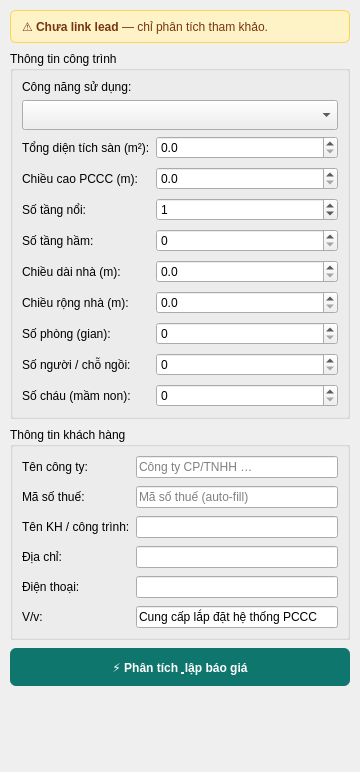
      <widget class="QWidget" name="panel_left">
       <property name="minimumSize">
        <size>
         <width>360</width>
         <height>0</height>
        </size>
       </property>
       <property name="maximumSize">
        <size>
         <width>420</width>
         <height>16777215</height>
        </size>
       </property>
       <layout class="QVBoxLayout" name="leftLayout">
        <property name="spacing">
         <number>8</number>
        </property>
        <property name="leftMargin">
         <number>10</number>
        </property>
        <property name="topMargin">
         <number>10</number>
        </property>
        <property name="rightMargin">
         <number>10</number>
        </property>
        <property name="bottomMargin">
         <number>10</number>
        </property>
        <item>
         <widget class="QLabel" name="lbl_lead_info">
          <property name="styleSheet">
           <string notr="true">background:#fef3c7; color:#78350f; border:1px solid #fcd34d; border-radius:6px; padding:8px; font-size:12px;</string>
          </property>
          <property name="text">
           <string>⚠ &lt;b&gt;Chưa link lead&lt;/b&gt; — chỉ phân tích tham khảo.</string>
          </property>
          <property name="wordWrap">
           <bool>true</bool>
          </property>
         </widget>
        </item>
        <item>
         <widget class="QGroupBox" name="gb_ct">
          <property name="title">
           <string>Thông tin công trình</string>
          </property>
          <layout class="QVBoxLayout" name="vl_ct">
           <item>
            <widget class="QLabel" name="lab_cn">
             <property name="text">
              <string>Công năng sử dụng:</string>
             </property>
            </widget>
           </item>
           <item>
            <widget class="QComboBox" name="cbo_cong_nang">
             <property name="minimumSize">
              <size>
               <width>0</width>
               <height>30</height>
              </size>
             </property>
             <property name="sizeAdjustPolicy">
              <enum>QComboBox::AdjustToContentsOnFirstShow</enum>
             </property>
            </widget>
           </item>
           <item>
            <layout class="QFormLayout" name="form_ct">
             <property name="verticalSpacing">
              <number>8</number>
             </property>
             <item row="0" column="0">
              <widget class="QLabel" name="lab_dt">
               <property name="text">
                <string>Tổng diện tích sàn (m²):</string>
               </property>
              </widget>
             </item>
             <item row="0" column="1">
              <widget class="QDoubleSpinBox" name="spin_dt">
               <property name="decimals">
                <number>1</number>
               </property>
               <property name="maximum">
                <double>9999999.000000000000000</double>
               </property>
              </widget>
             </item>
             <item row="1" column="0">
              <widget class="QLabel" name="lab_cao">
               <property name="text">
                <string>Chiều cao PCCC (m):</string>
               </property>
              </widget>
             </item>
             <item row="1" column="1">
              <widget class="QDoubleSpinBox" name="spin_cao">
               <property name="decimals">
                <number>1</number>
               </property>
               <property name="maximum">
                <double>9999.000000000000000</double>
               </property>
              </widget>
             </item>
             <item row="2" column="0">
              <widget class="QLabel" name="lab_tang">
               <property name="text">
                <string>Số tầng nổi:</string>
               </property>
              </widget>
             </item>
             <item row="2" column="1">
              <widget class="QSpinBox" name="spin_tang">
               <property name="maximum">
                <number>999</number>
               </property>
               <property name="value">
                <number>1</number>
               </property>
              </widget>
             </item>
             <item row="3" column="0">
              <widget class="QLabel" name="lab_ham">
               <property name="text">
                <string>Số tầng hầm:</string>
               </property>
              </widget>
             </item>
             <item row="3" column="1">
              <widget class="QSpinBox" name="spin_ham">
               <property name="maximum">
                <number>99</number>
               </property>
              </widget>
             </item>
             <item row="4" column="0">
              <widget class="QLabel" name="lab_dai">
               <property name="text">
                <string>Chiều dài nhà (m):</string>
               </property>
              </widget>
             </item>
             <item row="4" column="1">
              <widget class="QDoubleSpinBox" name="spin_dai">
               <property name="decimals">
                <number>1</number>
               </property>
               <property name="maximum">
                <double>9999.000000000000000</double>
               </property>
              </widget>
             </item>
             <item row="5" column="0">
              <widget class="QLabel" name="lab_rong">
               <property name="text">
                <string>Chiều rộng nhà (m):</string>
               </property>
              </widget>
             </item>
             <item row="5" column="1">
              <widget class="QDoubleSpinBox" name="spin_rong">
               <property name="decimals">
                <number>1</number>
               </property>
               <property name="maximum">
                <double>9999.000000000000000</double>
               </property>
              </widget>
             </item>
             <item row="6" column="0">
              <widget class="QLabel" name="lab_phong">
               <property name="text">
                <string>Số phòng (gian):</string>
               </property>
              </widget>
             </item>
             <item row="6" column="1">
              <widget class="QSpinBox" name="spin_so_phong">
               <property name="maximum">
                <number>9999</number>
               </property>
              </widget>
             </item>
             <item row="7" column="0">
              <widget class="QLabel" name="lbl_nguoi">
               <property name="text">
                <string>Số người / chỗ ngồi:</string>
               </property>
              </widget>
             </item>
             <item row="7" column="1">
              <widget class="QSpinBox" name="spin_nguoi">
               <property name="maximum">
                <number>999999</number>
               </property>
              </widget>
             </item>
             <item row="8" column="0">
              <widget class="QLabel" name="lbl_chau">
               <property name="text">
                <string>Số cháu (mầm non):</string>
               </property>
              </widget>
             </item>
             <item row="8" column="1">
              <widget class="QSpinBox" name="spin_chau">
               <property name="maximum">
                <number>99999</number>
               </property>
              </widget>
             </item>
            </layout>
           </item>
          </layout>
         </widget>
        </item>
        <item>
         <widget class="QGroupBox" name="gb_kh">
          <property name="title">
           <string>Thông tin khách hàng</string>
          </property>
          <layout class="QFormLayout" name="form_kh">
           <property name="verticalSpacing">
            <number>8</number>
           </property>
           <item row="0" column="0">
            <widget class="QLabel" name="lab_kh_cty">
             <property name="text">
              <string>Tên công ty:</string>
             </property>
            </widget>
           </item>
           <item row="0" column="1">
            <widget class="QLineEdit" name="kh_cty">
             <property name="placeholderText">
              <string>Công ty CP/TNHH …</string>
             </property>
            </widget>
           </item>
           <item row="1" column="0">
            <widget class="QLabel" name="lab_kh_mst">
             <property name="text">
              <string>Mã số thuế:</string>
             </property>
            </widget>
           </item>
           <item row="1" column="1">
            <widget class="QLineEdit" name="kh_mst">
             <property name="placeholderText">
              <string>Mã số thuế (auto-fill)</string>
             </property>
            </widget>
           </item>
           <item row="2" column="0">
            <widget class="QLabel" name="lab_kh_ten">
             <property name="text">
              <string>Tên KH / công trình:</string>
             </property>
            </widget>
           </item>
           <item row="2" column="1">
            <widget class="QLineEdit" name="kh_ten" />
           </item>
           <item row="3" column="0">
            <widget class="QLabel" name="lab_kh_dc">
             <property name="text">
              <string>Địa chỉ:</string>
             </property>
            </widget>
           </item>
           <item row="3" column="1">
            <widget class="QLineEdit" name="kh_dc" />
           </item>
           <item row="4" column="0">
            <widget class="QLabel" name="lab_kh_dt">
             <property name="text">
              <string>Điện thoại:</string>
             </property>
            </widget>
           </item>
           <item row="4" column="1">
            <widget class="QLineEdit" name="kh_dt" />
           </item>
           <item row="5" column="0">
            <widget class="QLabel" name="lab_kh_vv">
             <property name="text">
              <string>V/v:</string>
             </property>
            </widget>
           </item>
           <item row="5" column="1">
            <widget class="QLineEdit" name="kh_vv">
             <property name="text">
              <string>Cung cấp lắp đặt hệ thống PCCC</string>
             </property>
            </widget>
           </item>
          </layout>
         </widget>
        </item>
        <item>
         <widget class="QPushButton" name="but_run">
          <property name="minimumSize">
           <size>
            <width>0</width>
            <height>38</height>
           </size>
          </property>
          <property name="styleSheet">
           <string notr="true">QPushButton { background:#0f766e; color:white; font-weight:600; border-radius:6px; }
QPushButton:hover { background:#0d8a80; }</string>
          </property>
          <property name="text">
           <string>⚡ Phân tích &amp; lập báo giá</string>
          </property>
         </widget>
        </item>
        <item>
         <widget class="QLabel" name="lbl_status">
          <property name="styleSheet">
           <string notr="true">color:#666;</string>
          </property>
          <property name="text">
           <string />
          </property>
          <property name="wordWrap">
           <bool>true</bool>
          </property>
         </widget>
        </item>
        <item>
         <spacer name="leftStretch">
          <property name="orientation">
           <enum>Qt::Vertical</enum>
          </property>
          <property name="sizeHint" stdset="0">
           <size>
            <width>20</width>
            <height>40</height>
           </size>
          </property>
         </spacer>
        </item>
       </layout>
      </widget>
